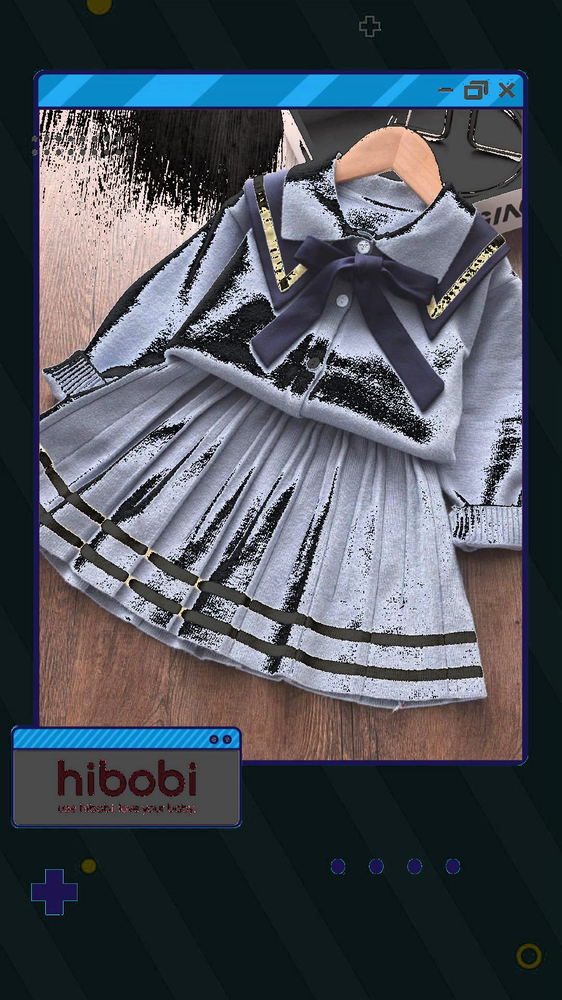
#> input picture output/97.png, 562 x 1000 px, shrunk from 1080 x 1920 before the run, given in place of 97.jpeg, which was not available
$ jupyter execute 97.ipynb   (text cells are left out)
#> lines starting #> are read from the running program, lines starting #| are printed output that depends on the picture
[cell 1]
import cv2
import matplotlib.pyplot as plt

# Load the image from the specified path
image = cv2.imread('./data/97.jpeg')
#> image is the input picture: shape (1000, 562, 3); mean B, G, R 88.5, 80.5, 75.1

# Convert the image from BGR to RGB color space
image_rgb = cv2.cvtColor(image, cv2.COLOR_BGR2RGB)

# Convert the image from RGB to HSV color space
hsv_image = cv2.cvtColor(image_rgb, cv2.COLOR_RGB2HSV)
#> hsv_image: shape (1000, 562, 3); mean H, S, V 83.5, 86.9, 94.5

# Increase the saturation by a factor
# Here, I'm increasing the V channel (value) by 30%
hsv_image[:, :, 2] = hsv_image[:, :, 2] * 1.3
#> hsv_image: shape (1000, 562, 3); mean H, S, V 83.5, 86.9, 79.4

# Convert the image back to RGB color space
image_rgb = cv2.cvtColor(hsv_image, cv2.COLOR_HSV2RGB)
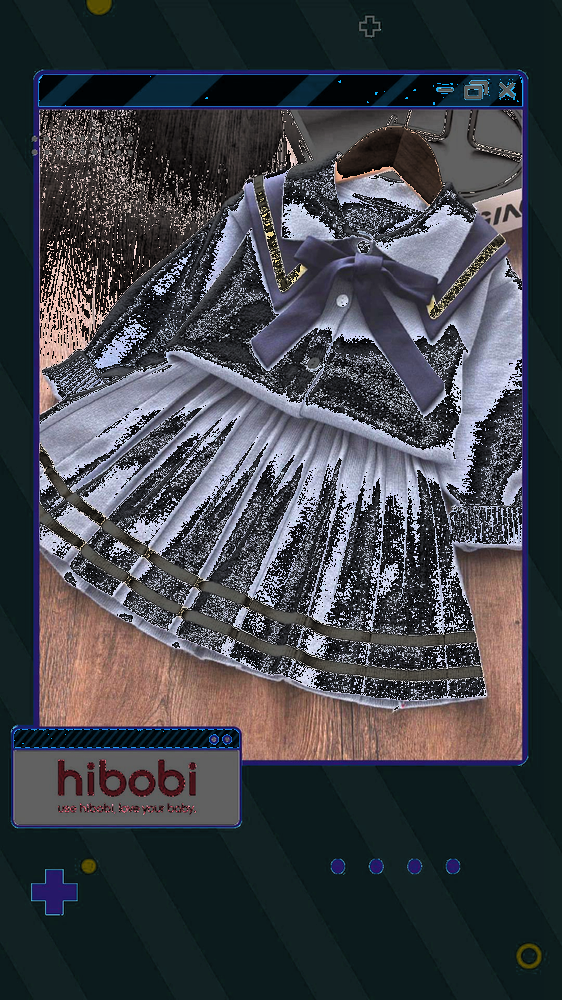
#> image_rgb: shape (1000, 562, 3); mean R, G, B 64.5, 66.9, 73.3

# Save the output image to the specified path
output_path = './output/97.png'
cv2.imwrite(output_path, cv2.cvtColor(image_rgb, cv2.COLOR_RGB2BGR))

# Display the output image using matplotlib
plt.imshow(image_rgb)
plt.axis('off')  # Hide axis
plt.savefig('./output/97_output.png')
plt.show()


$ run again, with output/107.png copied over output/97.png
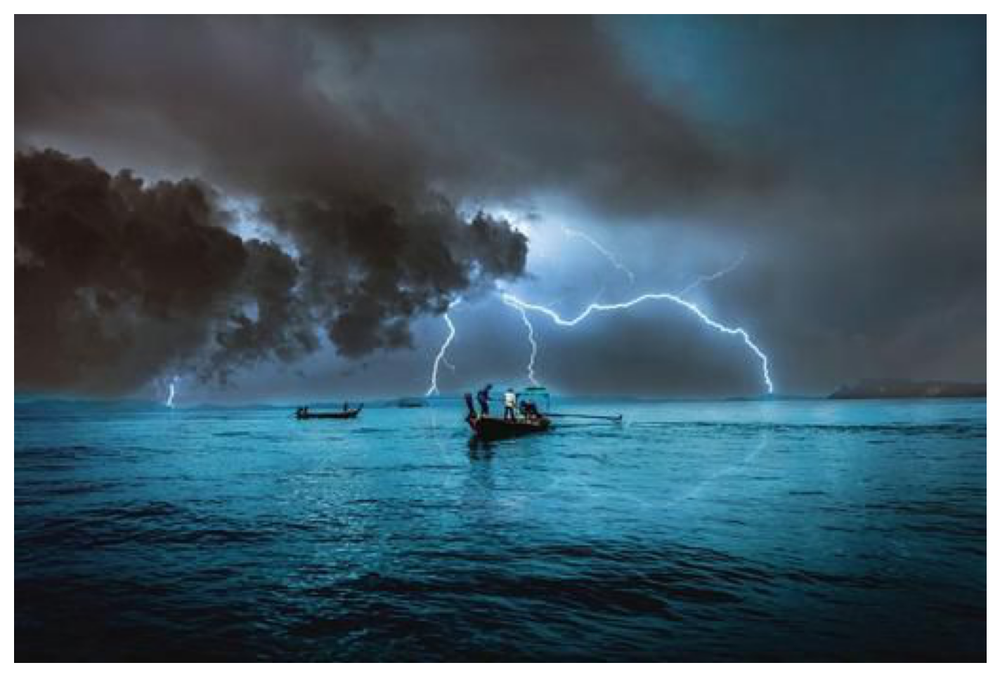
#> input picture output/107.png, 1000 x 677 px, shrunk from 1423 x 964 before the run, given in place of 97.jpeg, which was not available
#> image is the input picture: shape (677, 1000, 3); mean B, G, R 103.8, 90.9, 67.1
#> `image_rgb = cv2.cvtColor(hsv_image, cv2.COLOR_HSV2RGB)`:
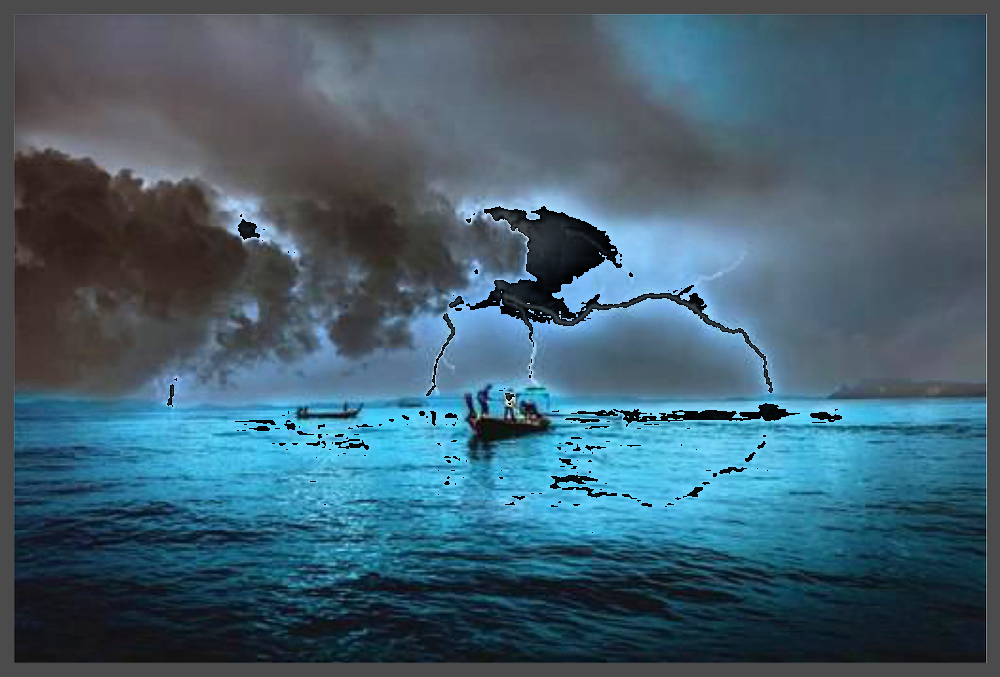
#> image_rgb: shape (677, 1000, 3); mean R, G, B 65.9, 95.4, 111.5

$ run again, with output/8.png copied over output/97.png
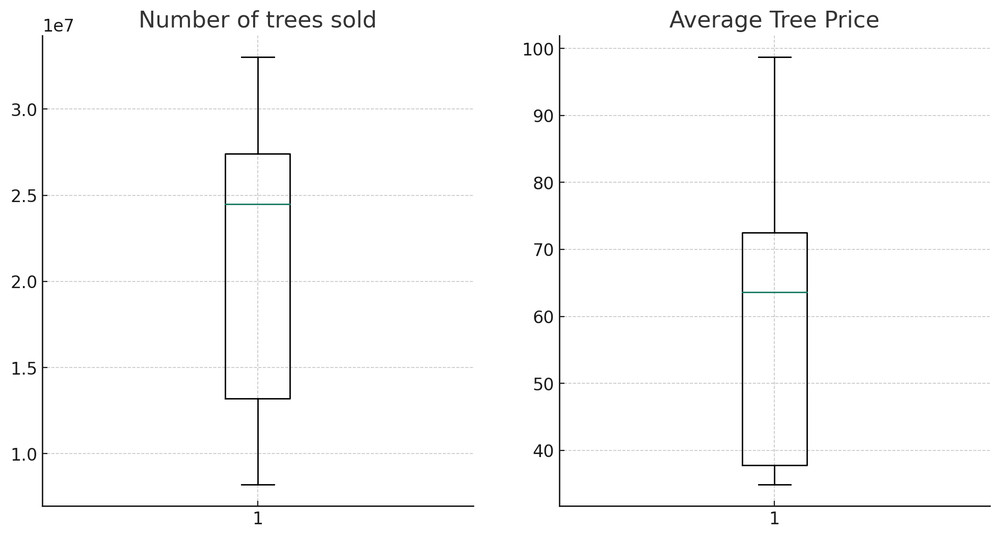
#> input picture output/8.png, 1000 x 538 px, shrunk from 1963 x 1057 before the run, given in place of 97.jpeg, which was not available
#> image is the input picture: shape (538, 1000, 3); mean B, G, R 250.8, 250.8, 250.8
#> `image_rgb = cv2.cvtColor(hsv_image, cv2.COLOR_HSV2RGB)`:
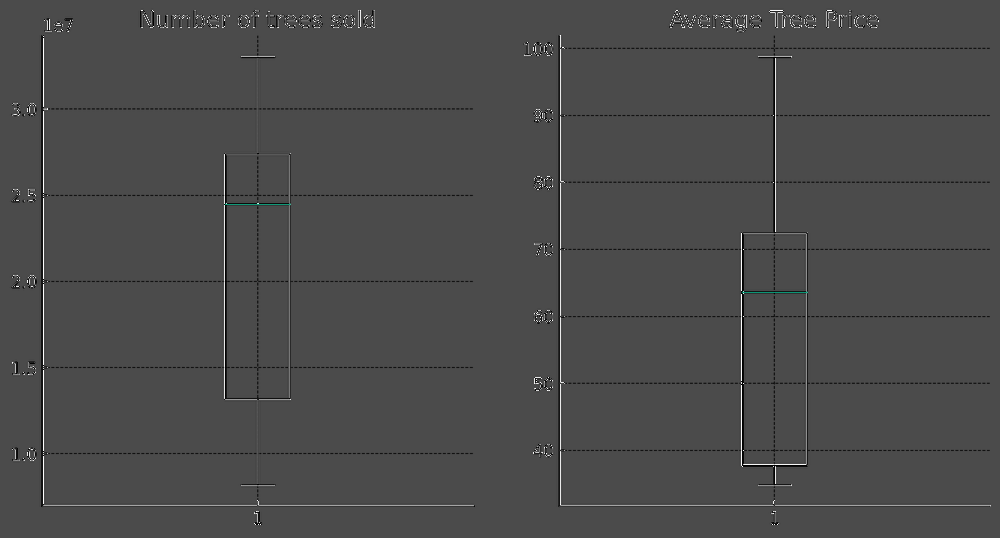
#> image_rgb: shape (538, 1000, 3); mean R, G, B 74.9, 74.9, 74.9
